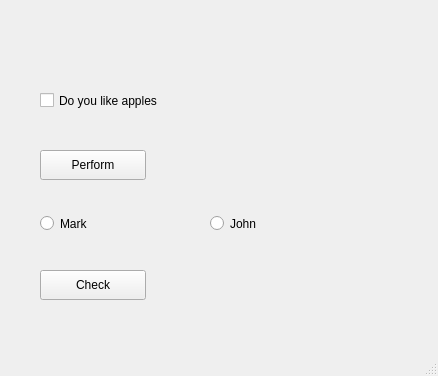
<?xml version="1.0" encoding="UTF-8"?>
<ui version="4.0">
 <class>MainWindow</class>
 <widget class="QMainWindow" name="MainWindow">
  <property name="geometry">
   <rect>
    <x>0</x>
    <y>0</y>
    <width>438</width>
    <height>376</height>
   </rect>
  </property>
  <property name="windowTitle">
   <string>MainWindow</string>
  </property>
  <widget class="QWidget" name="centralwidget">
   <widget class="QCheckBox" name="checkBox">
    <property name="geometry">
     <rect>
      <x>40</x>
      <y>80</y>
      <width>171</width>
      <height>41</height>
     </rect>
    </property>
    <property name="text">
     <string>Do you like apples</string>
    </property>
   </widget>
   <widget class="QPushButton" name="pushButton">
    <property name="geometry">
     <rect>
      <x>40</x>
      <y>150</y>
      <width>106</width>
      <height>30</height>
     </rect>
    </property>
    <property name="text">
     <string>Perform</string>
    </property>
   </widget>
   <widget class="QRadioButton" name="radioButton">
    <property name="geometry">
     <rect>
      <x>40</x>
      <y>210</y>
      <width>133</width>
      <height>27</height>
     </rect>
    </property>
    <property name="text">
     <string>Mark</string>
    </property>
   </widget>
   <widget class="QRadioButton" name="radioButton_2">
    <property name="geometry">
     <rect>
      <x>210</x>
      <y>210</y>
      <width>133</width>
      <height>27</height>
     </rect>
    </property>
    <property name="text">
     <string>John</string>
    </property>
   </widget>
   <widget class="QPushButton" name="pushButton_2">
    <property name="geometry">
     <rect>
      <x>40</x>
      <y>270</y>
      <width>106</width>
      <height>30</height>
     </rect>
    </property>
    <property name="text">
     <string>Check</string>
    </property>
   </widget>
  </widget>
  <widget class="QMenuBar" name="menubar">
   <property name="geometry">
    <rect>
     <x>0</x>
     <y>0</y>
     <width>438</width>
     <height>26</height>
    </rect>
   </property>
  </widget>
  <widget class="QStatusBar" name="statusbar"/>
 </widget>
 <resources/>
 <connections/>
</ui>
